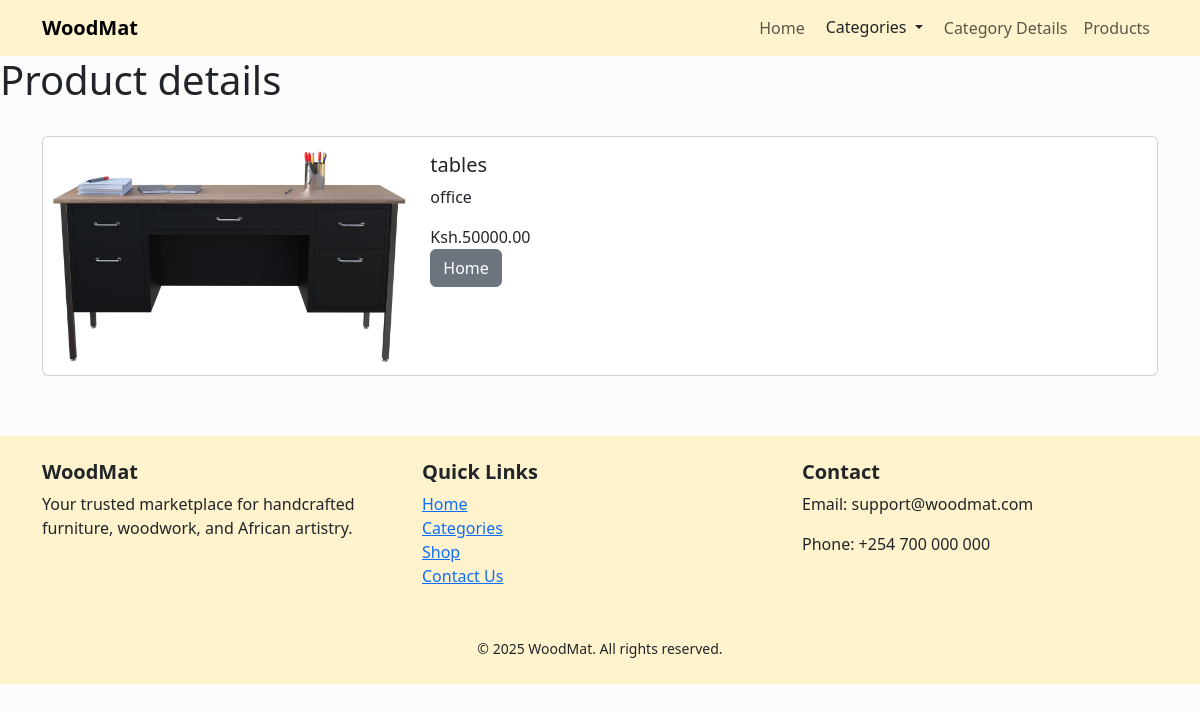
The page /product_detail/2/ on the database its author committed.
### woodmat/models.py (models this page shows, shortened)
class Product(models.Model):
  name=models.CharField(max_length=50)
  price=models.DecimalField(default=0,decimal_places=2,max_digits=8)
  category=models.ForeignKey(Category, on_delete=models.CASCADE,default=1)
  description=models.CharField(max_length=250,default='',null=True)
  image=models.ImageField(upload_to='products/')
  is_sale = models.BooleanField(default=False)      # <- add this
  sale_price = models.DecimalField(default=0, decimal_places=2, max_digits=8 )

### woodmat/views.py (the view)
# urls.py: path('product_detail/<int:pk>/', views.product_detail, name="product_detail"),
def product_detail(request,pk):
  product = get_object_or_404(Product, id=pk)
  return render(request,'product_detail.html',{'product': product})

### woodmat/templates/product_detail.html (shortened to what this page needs)
{% extends "base.html" %}
{% load static %}
 {% block content%}
    <h1>Product details</h1> <br>
    <div class="container">
        <div class="card mb-3" >
  <div class="row g-0">
    <div class="col-md-4">
      <img src="{{product.image.url}}" class="img-fluid rounded-start" alt="...">
    </div>
    <div class="col-md-8">
      <div class="card-body align-center">
        <h5 class="card-title">{{product.name}}</h5>
        <p class="card-text">{{product.description}}</p>
        {%if product.is_sale%}
           <span class="price"><strike>Ksh.{{ product.price }}</strike></span>
          <span class="price">
            &nbsp;Ksh.{{ product.sale_price }}</span>
        {% else %}
            Ksh.{{ product.sale_price }}
        {% endif %}
        <br>
        <a href="{% url 'index'%}" class="btn btn-secondary">Home</a>
      </div>
    </div>
  </div>
</div>
    </div>
{% endblock content %}

### rows shown on the page
Product: image (picture), name "tables", description "office", sale_price "50000.00"
